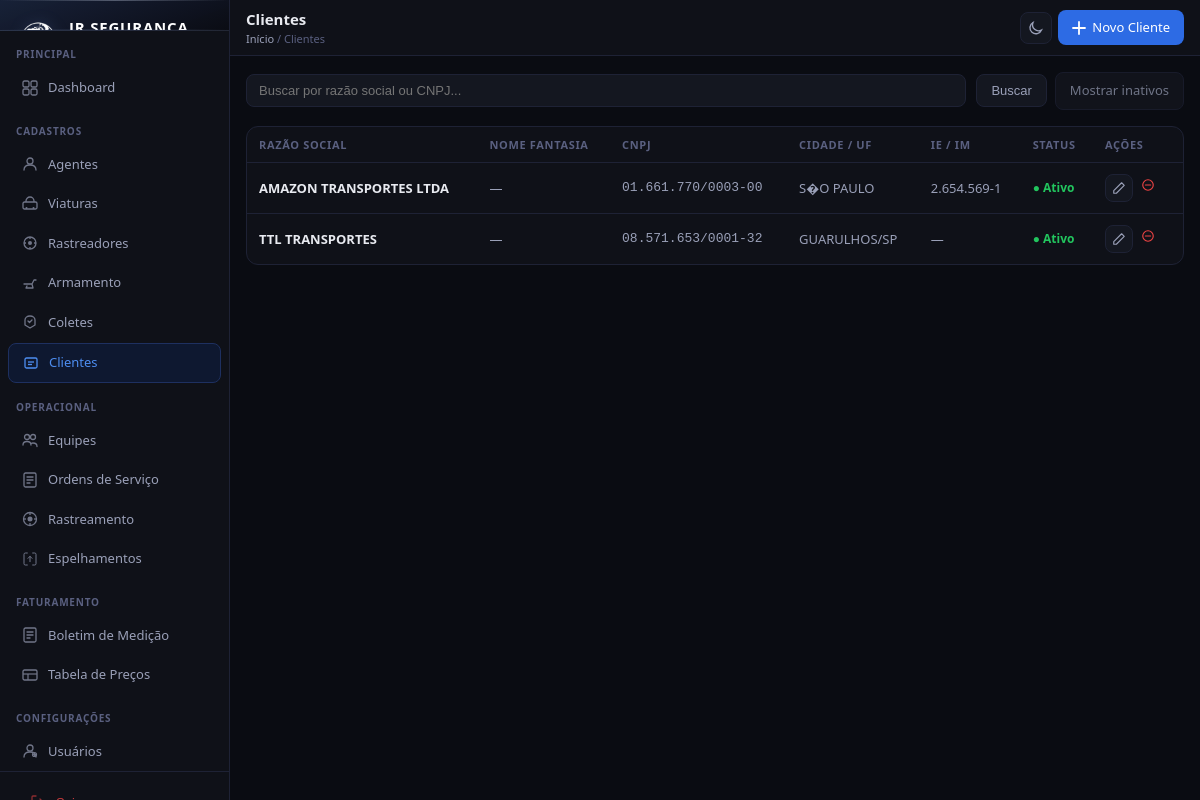
Screenshot of /clientes/ (signed in) with the database file from the repository.
### cadastros/models.py (models this page shows, shortened)
class Cliente(models.Model):
    razao_social = models.CharField(max_length=200, verbose_name='Razao Social')
    nome_fantasia = models.CharField(max_length=200, blank=True, verbose_name='Nome Fantasia')
    cnpj = models.CharField(max_length=18, unique=True, verbose_name='CNPJ')
    ativo = models.BooleanField(default=True, verbose_name='Ativo')
    inscricao_estadual = models.CharField(max_length=30, blank=True, verbose_name='IE / IM')
    endereco = models.CharField(max_length=300, blank=True, verbose_name='Endereco')
    cidade_uf = models.CharField(max_length=100, blank=True, verbose_name='Cidade / UF')
    cep = models.CharField(max_length=9, blank=True, verbose_name='CEP')
    criado_em = models.DateTimeField(auto_now_add=True)
    atualizado_em = models.DateTimeField(auto_now=True)
    class Meta:
        verbose_name = 'Cliente'
        verbose_name_plural = 'Clientes'
        ordering = ['razao_social']

### cadastros/views.py (the view)
# urls.py: path('clientes/', views.cliente_list, name='cliente_list'),
@login_required
def cliente_list(request):
    q = request.GET.get('q', '')
    mostrar_inativos = request.GET.get('inativos') == '1'
    clientes = Cliente.objects.all() if mostrar_inativos else Cliente.objects.filter(ativo=True)
    if q:
        clientes = clientes.filter(Q(razao_social__icontains=q) | Q(cnpj__icontains=q))
    return render(request, 'cadastros/cliente_list.html', {
        'clientes': clientes, 'q': q, 'mostrar_inativos': mostrar_inativos
    })

### cadastros/templates/cadastros/cliente_list.html (shortened to what this page needs)
﻿{% extends 'cadastros/base.html' %}
{% block page_title %}Clientes{% endblock %}
{% block breadcrumb %}<a href="{% url 'dashboard' %}">Início</a> / Clientes{% endblock %}
{% block topbar_actions %}<a href="{% url 'cliente_create' %}" class="btn btn-primary"><svg width="14" height="14" fill="none" viewBox="0 0 14 14"><path d="M7 1v12M1 7h12" stroke="currentColor" stroke-width="1.8" stroke-linecap="round"/></svg> Novo Cliente</a>{% endblock %}
{% block content %}
<div class="search-bar">
  <form method="get" style="display:flex;gap:10px;flex:1;align-items:center">
    <input type="text" name="q" value="{{ q }}" placeholder="Buscar por razão social ou CNPJ...">
    <button type="submit" class="btn btn-secondary">Buscar</button>
  </form>
  <div>
    {% if mostrar_inativos %}
      <a href="{% url 'cliente_list' %}{% if q %}?q={{ q }}{% endif %}" class="btn btn-secondary">Mostrar apenas ativos</a>
    {% else %}
      <a href="?inativos=1{% if q %}&q={{ q }}{% endif %}" class="btn btn-secondary" style="opacity:.7">Mostrar inativos</a>
    {% endif %}
  </div>
</div>
<div class="card" style="padding:0">
  <div class="table-wrap">
    <table>
      <thead>
        <tr><th>Razão Social</th><th>Nome Fantasia</th><th>CNPJ</th><th>Cidade / UF</th><th>IE / IM</th><th>Status</th><th style="width:90px">Ações</th></tr>
      </thead>
      <tbody>
        {% for c in clientes %}
        <tr style="{% if not c.ativo %}opacity:.5{% endif %}">
          <td><strong style="color:var(--text)">{{ c.razao_social }}</strong></td>
          <td style="color:var(--text2)">{{ c.nome_fantasia|default:"—" }}</td>
          <td style="font-family:monospace;color:var(--text2)">{{ c.cnpj }}</td>
          <td style="color:var(--text2)">{{ c.cidade_uf|default:"—" }}</td>
          <td style="color:var(--text2)">{{ c.inscricao_estadual|default:"—" }}</td>
          <td>
            {% if c.ativo %}
              <span style="color:var(--green,#22c55e);font-size:12px;font-weight:600">● Ativo</span>
            {% else %}
              <span style="color:var(--red);font-size:12px;font-weight:600">● Inativo</span>
            {% endif %}
          </td>
          <td>
            <div style="display:flex;gap:4px">
              <a href="{% url 'cliente_edit' c.pk %}" class="btn-icon" title="Editar"><svg width="14" height="14" fill="none" viewBox="0 0 16 16"><path d="M11 2l3 3L5 14H2v-3L11 2z" stroke="currentColor" stroke-width="1.3" stroke-linejoin="round"/></svg></a>
              <form method="post" action="{% url 'cliente_inativar' c.pk %}" style="display:inline" onsubmit="return confirm('{% if c.ativo %}Inativar{% else %}Reativar{% endif %} o cliente {{ c.razao_social }}?')">
                <button type="submit" class="btn-icon" title="{% if c.ativo %}Inativar{% else %}Reativar{% endif %}" style="color:{% if c.ativo %}var(--red){% else %}var(--green,#22c55e){% endif %};background:none;border:none;cursor:pointer;padding:4px">
                  {% if c.ativo %}
                    <svg width="14" height="14" fill="none" viewBox="0 0 16 16"><circle cx="8" cy="8" r="6" stroke="currentColor" stroke-width="1.3"/><path d="M5 8h6" stroke="currentColor" stroke-width="1.3" stroke-linecap="round"/></svg>
                  {% else %}
                    <svg width="14" height="14" fill="none" viewBox="0 0 16 16"><circle cx="8" cy="8" r="6" stroke="currentColor" stroke-width="1.3"/><path d="M6 8l2 2 3-3" stroke="currentColor" stroke-width="1.3" stroke-linecap="round" stroke-linejoin="round"/></svg>
                  {% endif %}
                </button>
              </form>
            </div>
          </td>
        </tr>
        {% empty %}
        <tr><td colspan="7" style="text-align:center;color:var(--text3);padding:32px">Nenhum cliente encontrado.</td></tr>
        {% endfor %}
      </tbody>
    </table>
  </div>
</div>
{% endblock %}

### cadastros/templates/cadastros/base.html (style rules this page uses)
* { box-sizing:border-box;margin:0;padding:0 }
:root { --bg:#0a0c12;--bg2:#0f1118;--bg3:#141720;--bg4:#1a1e2a; --border:#1e2235;--border2:#28304a; --text:#e8eaf0;--text2:#9aa0b8;--text3:#5a6080; --blue:#2d6be4;--blue2:#1a4db8;--blue-light:#4d8df0; --blue-bg:#0e1830;--blue-border:#1e3060; --green:#22c55e;--green-bg:#0a2018; --red:#ef4444;--red-bg:#1e0a0a; --amber:#f59e0b;--amber-bg:#1e1508; --gray:#64748b; --silver:#a8b0c0;--silver2:#c8d0dc; --gold:#b8960a; --radius:8px;--radius-lg:12px; --sidebar-w:230px; --topbar-h:56px; }
body { font-family:'Segoe UI',system-ui,sans-serif;background:var(--bg);color:var(--text);font-size:14px;line-height:1.5;display:flex;min-height:100vh }
.topbar-left .breadcrumb a { color:var(--text2);text-decoration:none }
.btn { display:inline-flex;align-items:center;gap:6px;padding:8px 14px;border-radius:var(--radius);font-size:13px;font-weight:500;cursor:pointer;border:none;text-decoration:none;transition:all .15s;white-space:nowrap }
.btn-primary { background:var(--blue);color:#fff }
.btn-secondary { background:var(--bg3);color:var(--text2);border:1px solid var(--border) }
.btn-icon { padding:6px;border-radius:var(--radius);background:var(--bg3);border:1px solid var(--border);color:var(--text2);cursor:pointer;display:inline-flex;align-items:center;transition:all .15s }
.card { background:var(--bg2);border:1px solid var(--border);border-radius:var(--radius-lg);padding:16px }
.table-wrap { overflow-x:auto;-webkit-overflow-scrolling:touch }
table { width:100%;border-collapse:collapse;min-width:500px }
th { text-align:left;padding:10px 12px;font-size:11px;font-weight:600;color:var(--text3);text-transform:uppercase;letter-spacing:.06em;border-bottom:1px solid var(--border);white-space:nowrap }
td { padding:11px 12px;font-size:13px;border-bottom:1px solid var(--border);vertical-align:middle }
tr:last-child td { border-bottom:none }
.search-bar { display:flex;gap:8px;margin-bottom:16px;align-items:center;flex-wrap:wrap }
.search-bar form { display:flex;gap:8px;flex:1;min-width:0 }
.search-bar input { background:var(--bg3);border:1px solid var(--border);border-radius:var(--radius);padding:8px 12px;color:var(--text);font-size:13px;outline:none;flex:1;min-width:0 }

### rows the page displays
Cliente: razao_social "AMAZON TRANSPORTES LTDA", nome_fantasia "—", cnpj "01.661.770/0003-00", cidade_uf "S�O PAULO", inscricao_estadual "2.654.569-1", ativo "● Ativo"
Cliente: razao_social "TTL TRANSPORTES", nome_fantasia "—", cnpj "08.571.653/0001-32", cidade_uf "GUARULHOS/SP", inscricao_estadual "—", ativo "● Ativo"
